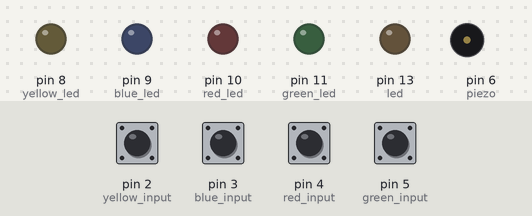
Bench run of a sketch on a simulated Arduino Uno, built with avr-gcc and run on an emulated ATmega328P. Parts: output pins drawn as LEDs (lit = HIGH), buzzer (waves = sounding). The test bench sets the inputs (shaded band); at power-on: pin 2 (yellow_input), pin 3 (blue_input), pin 4 (red_input), pin 5 (green_input) HIGH. Random numbers use the default seed unless the sketch sets one; what the sketch prints to the serial monitor is not drawn.

Above: at 1.2 s.
1.3 s: pin 2 (yellow_input) pulled LOW for 0.15 s
At 2.6 s:
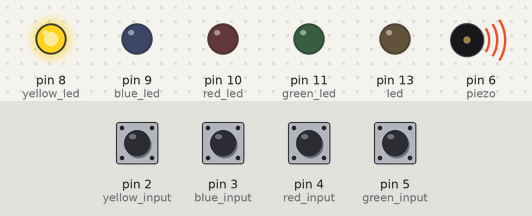
4.3 s: pin 3 (blue_input) pulled LOW for 0.15 s
At 6.9 s:
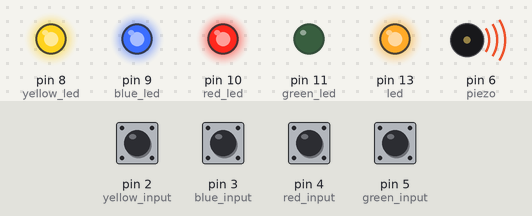
10.3 s: pin 2 (yellow_input) driven LOW and pin 3 (blue_input) driven LOW
At 13.0 s:
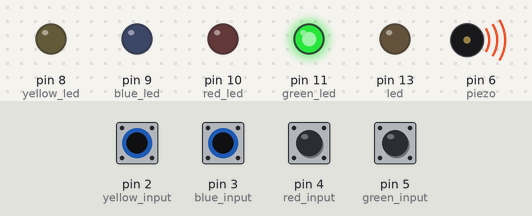
13.3 s: pin 4 (red_input) pulled LOW for 1 s
At 16.8 s:
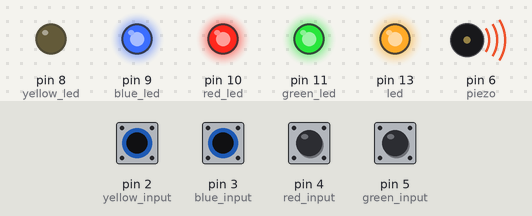
Timing chart, 0 to 18.3 s (numbered marks = the images above; inputs shaded):
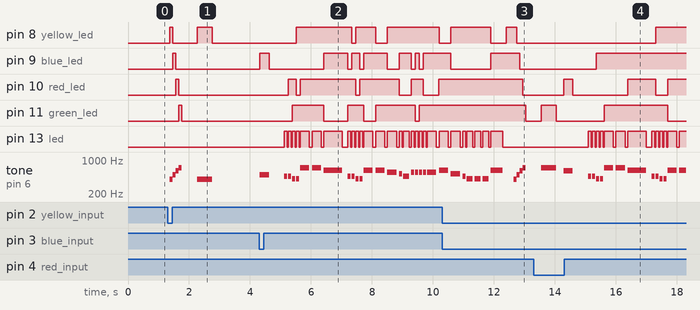

Measured:
- after the input at 1.3 s, pin 8 (yellow_led): LOW → HIGH after 0.06 s, → LOW 0.10 s later, → HIGH 0.80 s later, → LOW 0.50 s later; pin 9 (blue_led): LOW → HIGH after 0.16 s, → LOW 0.10 s later
- after the input at 4.3 s, pin 8 (yellow_led): goes HIGH 1.8 s, LOW 0.13 s, HIGH 0.65 s, LOW 0.39 s, HIGH 1.7 s, then LOW, starting after 1.2 s; pin 9 (blue_led): LOW → HIGH at once, → LOW 0.30 s later, → HIGH 1.8 s later, → LOW 0.78 s later, … (13 changes in this stretch)
- after the input at 10.3 s, pin 10 (red_led): HIGH → LOW after 2.7 s; pin 11 (green_led): HIGH → LOW after 2.8 s
- after the input at 13.3 s, pin 8 (yellow_led): LOW → HIGH after 4.0 s; pin 9 (blue_led): LOW → HIGH after 2.1 s; pin 10 (red_led): goes HIGH 0.30 s, LOW 1.8 s, HIGH 0.91 s, LOW 0.39 s, then HIGH, starting after 0.99 s

The sketch:

sketch_may01a.ino
```cpp
/*  RickRollCode

    AUTHOR: Rowan Packard
    rowanpackard@gmail.com

    DISCLAIMER: The song "Never Gonna Give You Up" by Rick Astley
    is not the creative property of the author. This code simply
    plays a Piezo buzzer rendition of the song.
*/

#define  a3f    208     // 208 Hz
#define  b3f    233     // 233 Hz
#define  b3     247     // 247 Hz
#define  c4     261     // 261 Hz MIDDLE C
#define  c4s    277     // 277 Hz
#define  e4f    311     // 311 Hz
#define  f4     349     // 349 Hz
#define  a4f    415     // 415 Hz
#define  b4f    466     // 466 Hz
#define  b4     493     // 493 Hz
#define  c5     523     // 523 Hz
#define  c5s    554     // 554 Hz
#define  e5f    622     // 622 Hz
#define  f5     698     // 698 Hz
#define  f5s    740     // 740 Hz
#define  a5f    831     // 831 Hz

#define rest    -1

int piezo = 6; // Connect your piezo buzzer to this pin or change it to match your circuit!
int led = LED_BUILTIN;

volatile int beatlength = 100; // determines tempo
float beatseparationconstant = 0.3;

int threshold;

int a; // part index
int b; // song index
int c; // lyric index

boolean flag;

// Parts 1 and 2 (Intro)

int song1_intro_melody[] =
{c5s, e5f, e5f, f5, a5f, f5s, f5, e5f, c5s, e5f, rest, a4f, a4f};

int song1_intro_rhythmn[] =
{6, 10, 6, 6, 1, 1, 1, 1, 6, 10, 4, 2, 10};

// Parts 3 or 5 (Verse 1)

int song1_verse1_melody[] =
{ rest, c4s, c4s, c4s, c4s, e4f, rest, c4, b3f, a3f,
  rest, b3f, b3f, c4, c4s, a3f, a4f, a4f, e4f,
  rest, b3f, b3f, c4, c4s, b3f, c4s, e4f, rest, c4, b3f, b3f, a3f,
  rest, b3f, b3f, c4, c4s, a3f, a3f, e4f, e4f, e4f, f4, e4f,
  c4s, e4f, f4, c4s, e4f, e4f, e4f, f4, e4f, a3f,
  rest, b3f, c4, c4s, a3f, rest, e4f, f4, e4f
};

int song1_verse1_rhythmn[] =
{ 2, 1, 1, 1, 1, 2, 1, 1, 1, 5,
  1, 1, 1, 1, 3, 1, 2, 1, 5,
  1, 1, 1, 1, 1, 1, 1, 2, 1, 1, 1, 1, 3,
  1, 1, 1, 1, 2, 1, 1, 1, 1, 1, 1, 4,
  5, 1, 1, 1, 1, 1, 1, 1, 2, 2,
  2, 1, 1, 1, 3, 1, 1, 1, 3
};

const char* lyrics_verse1[] =
{ "We're ", "no ", "strangers ", "", "to ", "love ", "", "\r\n",
  "You ", "know ", "the ", "rules ", "and ", "so ", "do ", "I\r\n",
  "A ", "full ", "commitment's ", "", "", "what ", "I'm ", "thinking ", "", "of", "\r\n",
  "You ", "wouldn't ", "", "get ", "this ", "from ", "any ", "", "other ", "", "guy\r\n",
  "I ", "just ", "wanna ", "", "tell ", "you ", "how ", "I'm ", "feeling", "\r\n",
  "Gotta ", "", "make ", "you ", "understand", "", "\r\n"
};

// Parts 4 or 6 (Chorus)

int song1_chorus_melody[] =
{ b4f, b4f, a4f, a4f,
  f5, f5, e5f, b4f, b4f, a4f, a4f, e5f, e5f, c5s, c5, b4f,
  c5s, c5s, c5s, c5s,
  c5s, e5f, c5, b4f, a4f, a4f, a4f, e5f, c5s,
  b4f, b4f, a4f, a4f,
  f5, f5, e5f, b4f, b4f, a4f, a4f, a5f, c5, c5s, c5, b4f,
  c5s, c5s, c5s, c5s,
  c5s, e5f, c5, b4f, a4f, rest, a4f, e5f, c5s, rest
};

int song1_chorus_rhythmn[] =
{ 1, 1, 1, 1,
  3, 3, 6, 1, 1, 1, 1, 3, 3, 3, 1, 2,
  1, 1, 1, 1,
  3, 3, 3, 1, 2, 2, 2, 4, 8,
  1, 1, 1, 1,
  3, 3, 6, 1, 1, 1, 1, 3, 3, 3, 1, 2,
  1, 1, 1, 1,
  3, 3, 3, 1, 2, 2, 2, 4, 8, 4
};

const char* lyrics_chorus[] =
{ "Never ", "", "gonna ", "", "give ", "you ", "up\r\n",
  "Never ", "", "gonna ", "", "let ", "you ", "down", "", "\r\n",
  "Never ", "", "gonna ", "", "run ", "around ", "", "", "", "and ", "desert ", "", "you\r\n",
  "Never ", "", "gonna ", "", "make ", "you ", "cry\r\n",
  "Never ", "", "gonna ", "", "say ", "goodbye ", "", "", "\r\n",
  "Never ", "", "gonna ", "", "tell ", "a ", "lie ", "", "", "and ", "hurt ", "you\r\n"
};


void play() {
  int notelength;
  if (a == 1 || a == 2) {
    // intro
    notelength = beatlength * song1_intro_rhythmn[b];
    if (song1_intro_melody[b] > 0) {
      digitalWrite(led, HIGH);
      tone(piezo, song1_intro_melody[b], notelength);
    }
    b++;
    if (b >= sizeof(song1_intro_melody) / sizeof(int)) {
      a++;
      b = 0;
      c = 0;
    }
  }
  else if (a == 3 || a == 5) {
    // verse
    notelength = beatlength * 2 * song1_verse1_rhythmn[b];
    if (song1_verse1_melody[b] > 0) {
      digitalWrite(led, HIGH);
      Serial.print(lyrics_verse1[c]);
      tone(piezo, song1_verse1_melody[b], notelength);
      c++;
    }
    b++;
    if (b >= sizeof(song1_verse1_melody) / sizeof(int)) {
      a++;
      b = 0;
      c = 0;
    }
  }
  else if (a == 4 || a == 6) {
    // chorus
    notelength = beatlength * song1_chorus_rhythmn[b];
    if (song1_chorus_melody[b] > 0) {
      digitalWrite(led, HIGH);
      Serial.print(lyrics_chorus[c]);
      tone(piezo, song1_chorus_melody[b], notelength);
      c++;
    }
    b++;
    if (b >= sizeof(song1_chorus_melody) / sizeof(int)) {
      Serial.println("");
      a++;
      b = 0;
      c = 0;
    }
  }
  delay(notelength);
  noTone(piezo);
  digitalWrite(led, LOW);
  delay(notelength * beatseparationconstant);
  if (a == 7) { // loop back around to beginning of song
    a = 1;
  }
}


//--------------------------------------------------------------------------------------------------------


class color {
  public:

    int input_id;
    int output_id;

    int freq;
    int tone_pin;

    boolean pressed = false;
    boolean last_pressed;
    boolean button_pressed;

    color(int input, int output, int freqency,int tone_input) {
      input_id = input;
      output_id = output;
      freq = freqency;
      tone_pin = tone_input;
    }

    void turnOn() {
      digitalWrite(output_id, HIGH);
    };

    void turnOff() {
      digitalWrite(output_id, LOW);
    }

    void makesound(int duration){
      tone(tone_pin,freq,duration);
    }


    void on_wait(int wait_time) {

      turnOn();
      makesound(wait_time);
      delay(wait_time);
      turnOff();

    }


    void led_update() {
      delay(10);
      last_pressed = pressed;
      pressed = (digitalRead(input_id) == LOW);
      if ((last_pressed == false) && (pressed == true)) {
        button_pressed = true;
      } else {
        button_pressed = false;
      }
    }

    boolean is_pressed() {
      return button_pressed;
    }
};

class game {
  public:

    int input_list[100];
    int list_size = 0;
    int inputed_value;

    color yellow;
    color blue;
    color red;
    color green;
    public: color* color_list[4];

    game(color yellow_input, color blue_input, color red_input, color green_input)
      : yellow(yellow_input), blue(blue_input), red(red_input), green(green_input)
    {
      color_list[0] = &yellow;
      color_list[1] = &blue;
      color_list[2] = &red;
      color_list[3] = &green;
    }

    void game_update() {
      for (int i = 0; i < 4; i++) {
        color_list[i] -> led_update();
      }
    }

    int is_button_pressed() {
      for (int i = 0; i < 4; i++) {
        if (color_list[i] -> is_pressed()) {
          return i;
        }
      }

      return -1;
    }

    void add_random() {
      list_size++;
      input_list[list_size] = random(0, 4);
      Serial.println("input phase");

      for(int i = 0; i < list_size; i++)
      {
        Serial.print(input_list[i]);
      }
      Serial.println("");
    }

    void reset_array() {
      for (int i = 0; i < 100; i++) {
        input_list[i] = -1;
      }
      list_size = -1;
      add_random();
    }

    void output_phase() {
      Serial.println("output phase");
      add_random();
      for (int i = 0; i < list_size; i++) {
        color_list[input_list[i]] -> on_wait(500);
        delay(200);

      }

    }

    boolean input_phase() {
      for (int i = 0; i < list_size; i++) {
        boolean is_inputed = false;
        Serial.print("input phase");
        while (is_inputed == false) {

          game_update();
          inputed_value = is_button_pressed();

          if (inputed_value != -1) {
            is_inputed = true;
          }
        }

        Serial.print("chosen color is   ");
        Serial.println(inputed_value);
        Serial.print("actual color is   ");
        Serial.println(input_list[i]);

        color_list[inputed_value] -> on_wait(300);

        if (inputed_value != input_list[i]) {
          return false;
        }
      }

      return true;
    }

    void reset_phase() {
      reset_array();
    }

};


int yellow_led = 8;
int blue_led = 9;
int red_led = 10;
int green_led = 11;

int yellow_input = 2;
int blue_input = 3;
int red_input = 4;
int green_input = 5;

int yellow_freq = 400;
int blue_freq = 500;
int red_freq = 600;
int green_freq = 700;

int sound_pin = 6;

color yellow(yellow_input, yellow_led,yellow_freq,sound_pin);
color blue(blue_input, blue_led,blue_freq,sound_pin);
color red(red_input, red_led,red_freq,sound_pin);
color green(green_input, green_led,green_freq,sound_pin);
game actual_game(yellow, blue, red,green);


boolean game_started;


void setup() {
  // put your setup code here, to run once:

  a=4;
  b = 0;
  c = 0;

  pinMode(piezo, OUTPUT);
  pinMode(led, OUTPUT);

  digitalWrite(led, LOW);
  Serial.begin(9600);
  flag = true;

  game_started = false;

  pinMode(yellow_led, OUTPUT);
  pinMode(blue_led, OUTPUT);
  pinMode(red_led, OUTPUT);
  pinMode(green_led, OUTPUT);

  pinMode(yellow_input, INPUT_PULLUP);
  pinMode(blue_input, INPUT_PULLUP);
  pinMode(red_input, INPUT_PULLUP);
  pinMode(green_input, INPUT_PULLUP);

  Serial.begin(9600);
  randomSeed(analogRead(A3)*100);
}

void loop() {

  while (game_started == false) {

    actual_game.game_update();

    if(actual_game.is_button_pressed() != -1){
      game_started = true;
      yellow.on_wait(100);
      blue.on_wait(100);
      red.on_wait(100);
      green.on_wait(100);

      delay(500);

    }

  }

  Serial.println("starting");

  actual_game.output_phase();

  boolean success = actual_game.input_phase();

  delay(500);

  if (!success) {


    unsigned long end_time = millis() + 7000;

    while (millis()  < end_time) {
      int i = random(0, 4);

      actual_game.color_list[i]->turnOff();
      play();
      actual_game.color_list[i]->turnOn();
    }

    delay(200);
    a=4;
    b = 0;
    c = 0;


    actual_game.reset_phase();

    game_started = false;
  }
}
```
